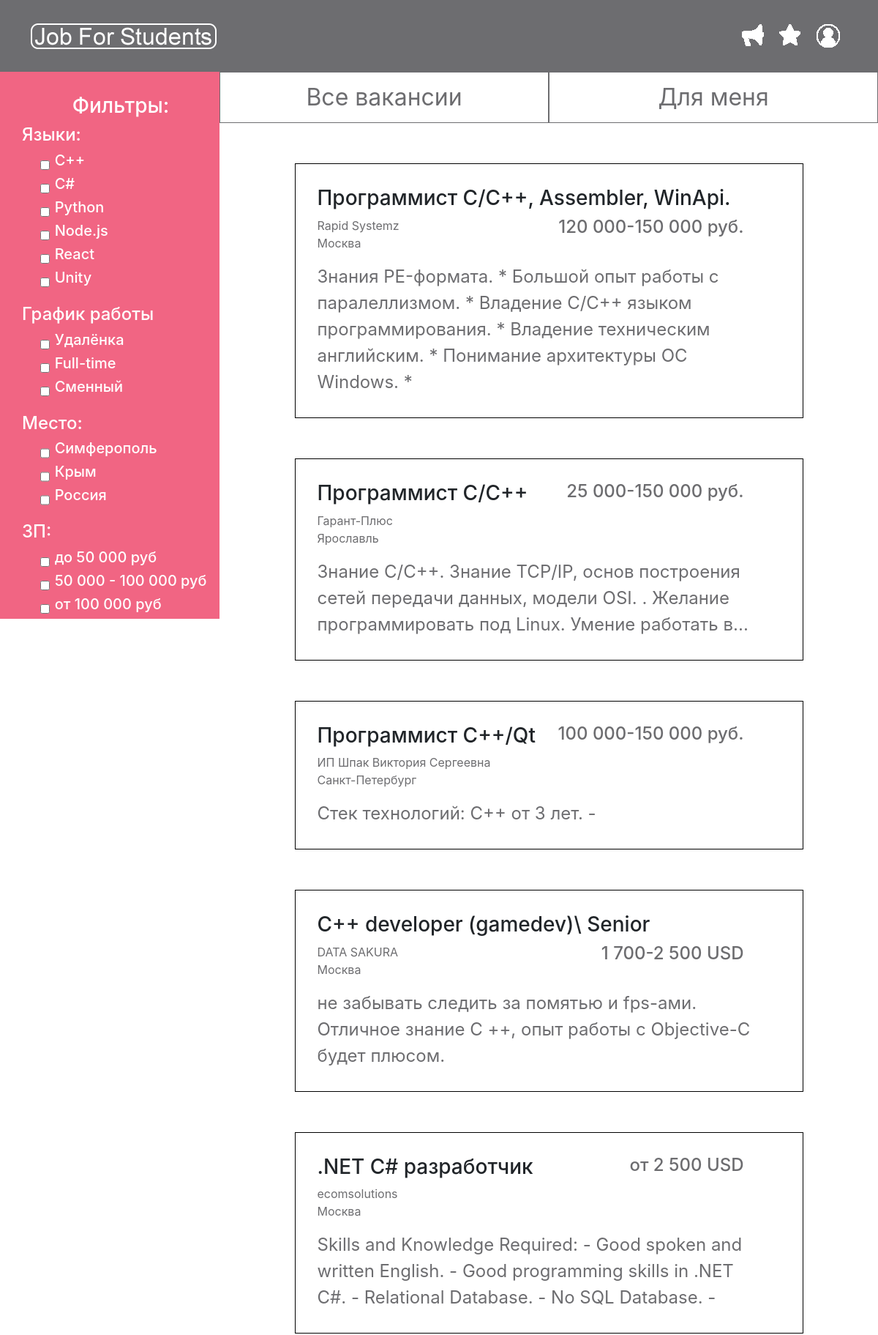
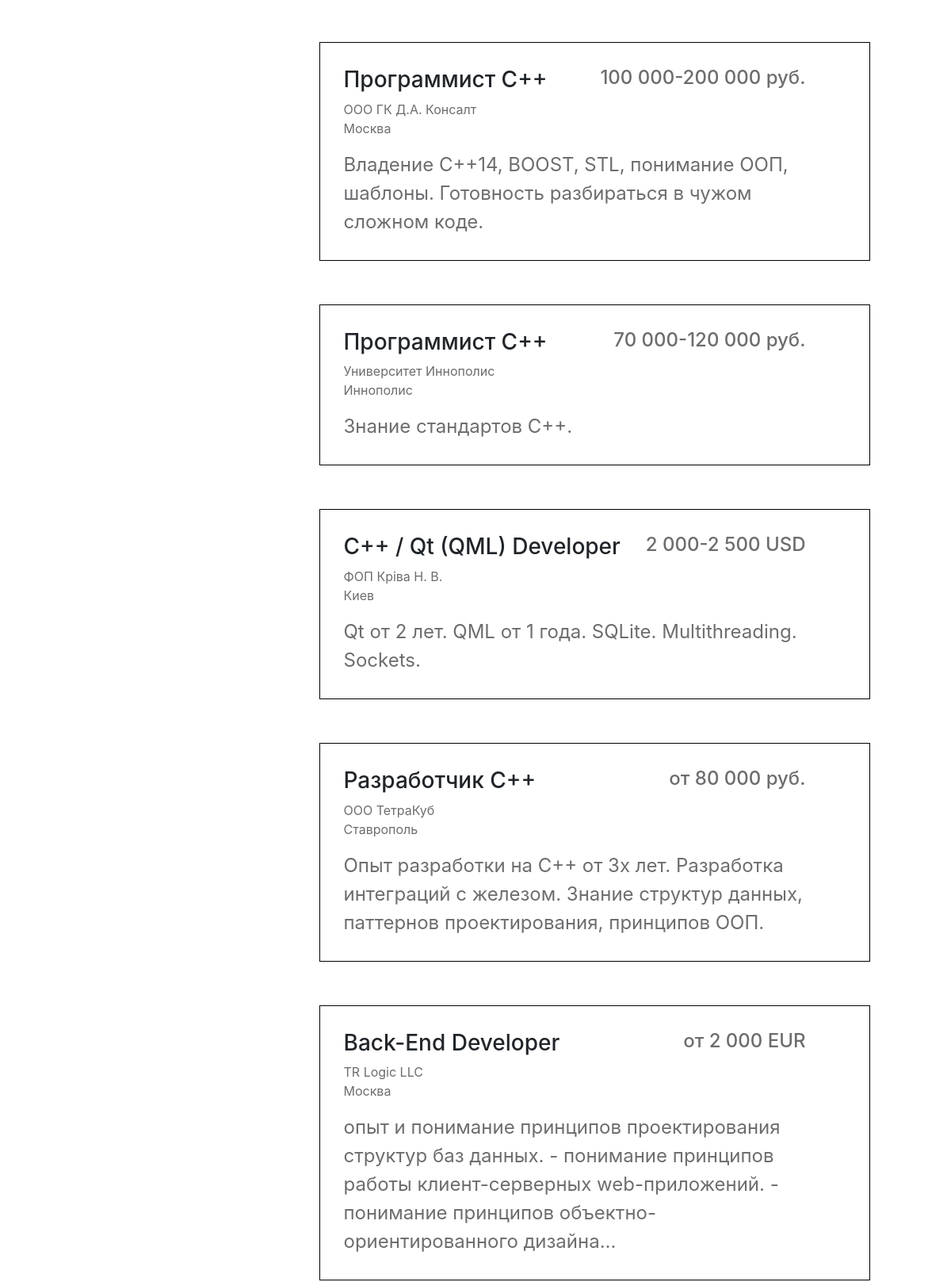
The page / (upper part) on the database its author committed (2 pictures, top to bottom).
### JFS/models.py (models this page shows, shortened)
class Offer(models.Model):
    h1 = models.CharField('Заголовок', max_length=300)
    location = models.CharField('Расположение офиса', max_length=100)
    organization = models.CharField('Название компании', max_length=150)
    salary = models.CharField('ЗП', max_length=100, default='Договорная')
    description = models.TextField('Описание')
    url = models.SlugField(max_length=200, unique=True)

### JFS/views.py (the view)
# urls.py: path('', views.Showii.as_view())
class Showii(View):
    def get(self, requests):
        vacancy = Offer.objects.all()
        return render(requests, 'index.html', {'listik':vacancy})

### JFS/templates/index.html (shortened to what this page needs)
<!doctype html>
{% load static %}
<html lang="en">
  <head>
    <link rel="stylesheet" href="{% static 'css/bootstrap.css' %}">
    <link rel="stylesheet" type="text/css" href="{% static 'css/style.css' %}">
  </head>
  <body>
    <nav class="navbar navbar-default header">
      <div class="container-fluid">
        <div class="navbar-header">
          <a href="" class="navbar-brand">
            <img src="{% static 'img/logo.png' %}" alt="Лого">
          </a>
        </div>
        <div>
          <ul class="nav navbar-nav icons">
            <li><a href=""><img src="{% static 'img/megafon.png'%}" alt='megafon'></a></li>
            <li><a href=""><img src="{% static 'img/favorite.png' %}" alt='favorite'></a></li>
            <li><a href=""><img src="{% static 'img/icon.png' %}" alt='profile'></a></li>
          </ul>
        </div>
      </div>
    </nav>
    <div class="main">
      <div class="container-fluid">
        <div class="row">
          <div class="col-md-3" style="padding-left: 0; padding-right: 0;">
            <div class="sidebar">
                <h3>Фильтры:</h3>
                <h4>Языки:</h4>
                <ul>
                  <li>
                    <div class="row">
                      <input type="checkbox">
                      <h5>C++</h5>
                    </div>
                  </li>
                  <li>
                    <div class="row">
                      <input type="checkbox">
                      <h5>C#</h5>
                    </div>
                  </li>
                  <li>
                    <div class="row">
                      <input type="checkbox">
                      <h5>Python</h5>
                    </div>
                  </li>
                  <li>
                    <div class="row">
                      <input type="checkbox">
                      <h5>Node.js</h5>
                    </div>
                  </li>
                  <li>
                    <div class="row">
                      <input type="checkbox">
                      <h5>React</h5>
                    </div>
                  </li>
                  <li>
                    <div class="row">
                      <input type="checkbox">
                      <h5>Unity</h5>
                    </div>
                  </li>
                </ul>
                <h4>График работы</h4>
                <ul>
                  <li>
                    <div class="row">
                      <input type="checkbox">
                      <h5>Удалёнка</h5>
                    </div>
                  </li>
                  <li>
                    <div class="row">
                      <input type="checkbox">
                      <h5>Full-time</h5>
                    </div>
                  </li>
                  <li>
                    <div class="row">
                      <input type="checkbox">
                      <h5>Сменный</h5>
                    </div>
                  </li>
                </ul>
                <h4>Место:</h4>
                <ul>
                  <li>
                    <div class="row">
                      <input type="checkbox">
                      <h5>Симферополь</h5>
                    </div>
                  </li>
                  <li>
                    <div class="row">
                      <input type="checkbox">
                      <h5>Крым</h5>
                    </div>
                  </li>
                  <li>
                    <div class="row">
                      <input type="checkbox">
                      <h5>Россия</h5>
                    </div>
                  </li>
                </ul>
                <h4>ЗП:</h4>
                <ul>
                  <li>
                    <div class="row">
                      <input type="checkbox">
                      <h5>до 50 000 руб</h5>
                    </div>
                  </li>
                  <li>
                    <div class="row">
                      <input type="checkbox">
                      <h5>50 000 - 100 000 руб</h5>
                    </div>
                  </li>
                  <li>
                    <div class="row">
                      <input type="checkbox">
                      <h5>от 100 000 руб</h5>
                    </div>
                  </li>
                </ul>
             </div>
          </div>
          <div class="col-md-9" style="padding-left: 0; padding-right: 0;">
            <div class="window">
              <div class="select-window">
                <ul style="padding-inline-start: 0;">
                  <a href=""><li>Все вакансии</li></a>
                  <a href=""><li>Для меня</li></a>
                </ul>
              </div>
              <div class="container">
                <div class="col-md-10" style="margin-left: auto; margin-right: auto;">
                  {% for vac in listik %}
                  <div class="vacancy">
                    <h3 style="display: inline-block;">{{ vac.h1 }}</h3>
                    <h4>{{ vac.salary }}<br></h4>
                    <p>{{ vac.organization }}<br>
                    {{ vac.location }}</p>
                    <span>{{ vac.description }}</span>
                  </div>
                  {% endfor %}
              </div>
              </div>
            </div>
          </div>
        </div>
      </div>
    </div>
  </body>
</html>

### static/css/style.css (style rules this page uses)
.header { background-color: #6d6d70; padding: 20pt; }
.icons { display: flex; flex-direction: row; justify-content: center; }
.icons > li > a > img { padding-left: 8pt; padding-right: 8pt; }
.sidebar { background-color: #f16583; color: #ffffff; padding-top: 30px; padding-left: 30px; }
.sidebar > h3 { text-align: center; }
.sidebar > ul >li { list-style-type: none; }
.sidebar > ul > li > .row > input { margin-right: 5pt; margin-top: 4pt; }
.window { min-width: 100%; }
.select-window { min-width: 100%; }
.select-window > ul > a > li { list-style-type: none; min-width: 50%; color: #6d6d70; font-size: 24pt; border: 1px solid #6d6d70; text-align: center; }
.select-window > ul > a { min-width: 50%; }
.select-window > ul > a > li { color: #6d6d70; padding: 10px; }
.select-window > ul { display: flex; flex-direction: row; justify-content: center; min-width: 100%; }
.vacancy { border: 1px solid #000000; padding-left: 30px; padding-top: 30px; padding-bottom: 30px; padding-right: 60px; margin-top: 55px; }
.vacancy > span { color: #6d6d70; font-size: 18pt; margin-top: 22px; }
.vacancy > p { color: #6d6d70; }
.vacancy > h4 { display: inline-block; color: #6d6d70; float: right; margin-right: 20px; }

### rows shown on the page
Offer: h1 "Программист C/C++, Assembler, WinApi.", salary "120 000-150 000 руб.", organization "Rapid Systemz", location "Москва", description "Знания PE-формата. * Большой опыт работы с паралеллизмом. * Владение С/C++ языком программирования. * Владение техническим английским. * Понимание архитектуры ОС Windows. *"
Offer: h1 "Программист С/C++", salary "25 000-150 000 руб.", organization "Гарант-Плюс", location "Ярославль", description "Знание C/C++. Знание TCP/IP, основ построения сетей передачи данных, модели OSI. . Желание программировать под Linux. Умение работать в..."
Offer: h1 "Программист С++/Qt", salary "100 000-150 000 руб.", organization "ИП Шпак Виктория Сергеевна", location "Санкт-Петербург", description "Стек технологий: C++ от 3 лет. -"
Offer: h1 "C++ developer (gamedev)\\ Senior", salary "1 700-2 500 USD", organization "DATA SAKURA", location "Москва", description "не забывать следить за помятью и fps-ами. Отличное знание C ++, опыт работы с Objective-C будет плюсом."
Offer: h1 ".NET C# разработчик", salary "от 2 500 USD", organization "ecomsolutions", location "Москва", description "Skills and Knowledge Required: - Good spoken and written English. - Good programming skills in .NET C#. - Relational Database. - No SQL Database. -"
Offer: h1 "Программист C++", salary "100 000-200 000 руб.", organization "ООО ГК Д.А. Консалт", location "Москва", description "Владение C++14, BOOST, STL, понимание ООП, шаблоны. Готовность разбираться в чужом сложном коде."
Offer: h1 "Программист C++", salary "70 000-120 000 руб.", organization "Университет Иннополис", location "Иннополис", description "Знание стандартов C++."
Offer: h1 "C++ / Qt (QML) Developer", salary "2 000-2 500 USD", organization "ФОП Кріва Н. В.", location "Киев", description "Qt от 2 лет. QML от 1 года. SQLite. Multithreading. Sockets."
Offer: h1 "Разработчик C++", salary "от 80 000 руб.", organization "ООО ТетраКуб", location "Ставрополь", description "Опыт разработки на C++ от 3х лет. Разработка интеграций с железом. Знание структур данных, паттернов проектирования, принципов ООП."
Offer: h1 "Back-End Developer", salary "от 2 000 EUR", organization "TR Logic LLC", location "Москва", description "опыт и понимание принципов проектирования структур баз данных. - понимание принципов работы клиент-серверных web-приложений. - понимание принципов объектно-ориентированного дизайна..."
